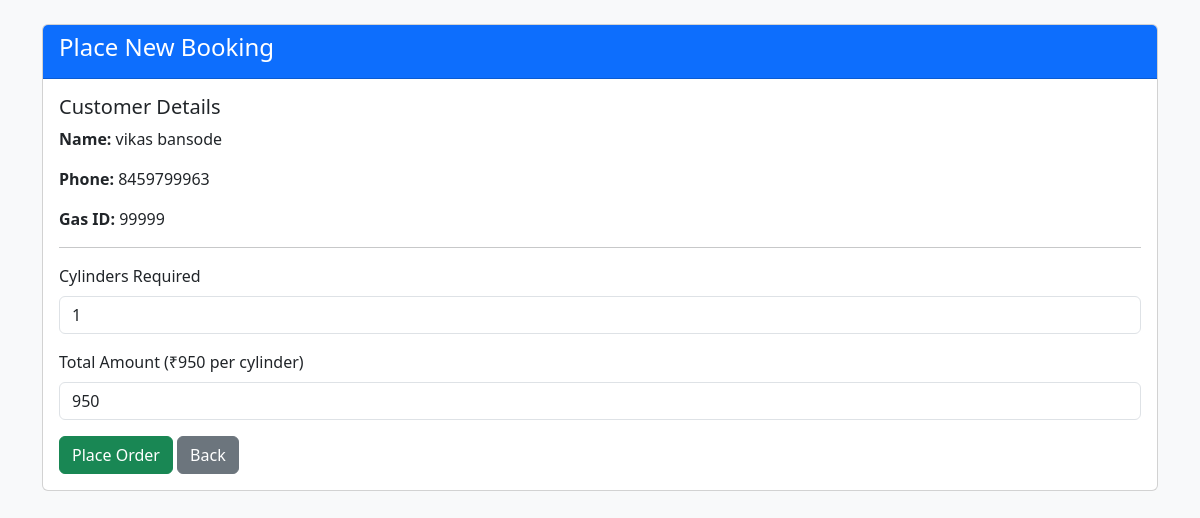
/add_booking.php?customer_id=4, run on the app's committed database.
### tables this page shows
CREATE TABLE `customers` (
  `id` int(11) NOT NULL,
  `name` varchar(100) NOT NULL,
  `phone` varchar(15) NOT NULL,
  `address` text DEFAULT NULL,
  `gas_id` varchar(20) DEFAULT NULL
);

### add_booking.php (the view, shortened to what this page needs)
<?php
include('config.php');
$price_per_cylinder = 950;
if(isset($_GET['customer_id'])) {
    $customer_id = $_GET['customer_id'];
    $query = "SELECT * FROM customers WHERE id = '$customer_id'";
    $result = mysqli_query($conn, $query);
    $customer_data = mysqli_fetch_assoc($result);
}
?>
<!DOCTYPE html>
<html lang="mr">
<head>
    <link rel="stylesheet" href="https://cdn.jsdelivr.net/npm/bootstrap@5.3.0/dist/css/bootstrap.min.css">
</head>
<body class="bg-light">
<div class="container mt-4">
    <div class="card">
        <div class="card-header bg-primary text-white">
            <h4>Place New Booking</h4>
        </div>
        <div class="card-body">
            <h5>Customer Details</h5>
            <p><strong>Name:</strong> <?php echo $customer_data['name']; ?></p>
            <p><strong>Phone:</strong> <?php echo $customer_data['phone']; ?></p>
            <p><strong>Gas ID:</strong> <?php echo $customer_data['gas_id']; ?></p>
            <hr>
            <form method="POST" action="process_booking.php">
                <div class="mb-3">
                    <label class="form-label">Cylinders Required</label>
                    <input type="number" id="cylinders" name="cylinders" class="form-control" min="1" max="10" value="1" required>
                </div>
                <div class="mb-3">
                    <label class="form-label">Total Amount (₹<span id="price_per_cylinder"><?php echo $price_per_cylinder; ?></span> per cylinder)</label>
                    <input type="text" id="total_amount" name="amount" class="form-control" value="<?php echo $price_per_cylinder; ?>" readonly>
                </div>
                <button type="submit" name="place_order" class="btn btn-success">Place Order</button>
                <a href="view_customer.php" class="btn btn-secondary">Back</a>
            </form>
        </div>
    </div>
</div>
</body>
</html>

### data on the page
customers: name "vikas bansode", phone "8459799963", gas "99999"

### other printed values
$price_per_cylinder "950"
